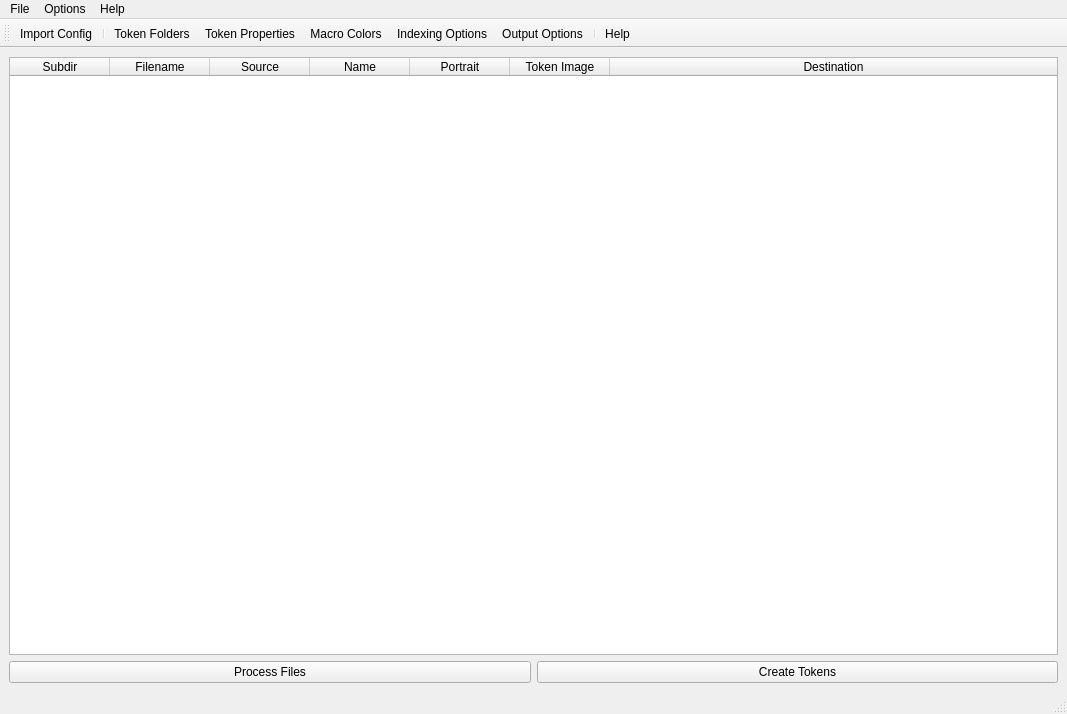
<?xml version="1.0" encoding="UTF-8"?>
<ui version="4.0">
 <class>mainWindow</class>
 <widget class="QMainWindow" name="mainWindow">
  <property name="geometry">
   <rect>
    <x>0</x>
    <y>0</y>
    <width>1067</width>
    <height>714</height>
   </rect>
  </property>
  <property name="windowTitle">
   <string>MainWindow</string>
  </property>
  <property name="windowIcon">
   <iconset resource="icons.qrc">
    <normaloff>:/icons/hl2mt.png</normaloff>:/icons/hl2mt.png</iconset>
  </property>
  <widget class="QWidget" name="centralwidget">
   <layout class="QGridLayout" name="gridLayout">
    <item row="1" column="0">
     <widget class="QPushButton" name="processButton">
      <property name="text">
       <string>Process Files</string>
      </property>
      <property name="iconSize">
       <size>
        <width>32</width>
        <height>32</height>
       </size>
      </property>
     </widget>
    </item>
    <item row="1" column="1">
     <widget class="QPushButton" name="createButton">
      <property name="text">
       <string>Create Tokens</string>
      </property>
      <property name="iconSize">
       <size>
        <width>32</width>
        <height>32</height>
       </size>
      </property>
     </widget>
    </item>
    <item row="0" column="0" colspan="2">
     <widget class="QTableWidget" name="tableWidget">
      <attribute name="horizontalHeaderStretchLastSection">
       <bool>true</bool>
      </attribute>
      <column>
       <property name="text">
        <string>Subdir</string>
       </property>
      </column>
      <column>
       <property name="text">
        <string>Filename</string>
       </property>
      </column>
      <column>
       <property name="text">
        <string>Source</string>
       </property>
      </column>
      <column>
       <property name="text">
        <string>Name</string>
       </property>
      </column>
      <column>
       <property name="text">
        <string>Portrait</string>
       </property>
      </column>
      <column>
       <property name="text">
        <string>Token Image</string>
       </property>
      </column>
      <column>
       <property name="text">
        <string>Destination</string>
       </property>
      </column>
     </widget>
    </item>
   </layout>
  </widget>
  <widget class="QMenuBar" name="menubar">
   <property name="geometry">
    <rect>
     <x>0</x>
     <y>0</y>
     <width>1067</width>
     <height>29</height>
    </rect>
   </property>
   <widget class="QMenu" name="menuConfig">
    <property name="title">
     <string>File</string>
    </property>
    <addaction name="actionImport"/>
    <addaction name="actionSave"/>
    <addaction name="separator"/>
    <addaction name="actionExit"/>
   </widget>
   <widget class="QMenu" name="menuOptions">
    <property name="title">
     <string>Options</string>
    </property>
    <addaction name="actionFolders"/>
    <addaction name="actionProperties"/>
    <addaction name="actionColors"/>
    <addaction name="actionIndexing"/>
    <addaction name="actionOutput"/>
   </widget>
   <widget class="QMenu" name="menuHelp">
    <property name="title">
     <string>Help</string>
    </property>
    <addaction name="actionHelp"/>
    <addaction name="actionAbout"/>
   </widget>
   <addaction name="menuConfig"/>
   <addaction name="menuOptions"/>
   <addaction name="menuHelp"/>
  </widget>
  <widget class="QStatusBar" name="statusbar"/>
  <widget class="QToolBar" name="toolBar">
   <property name="windowTitle">
    <string>toolBar</string>
   </property>
   <property name="toolButtonStyle">
    <enum>Qt::ToolButtonTextUnderIcon</enum>
   </property>
   <attribute name="toolBarArea">
    <enum>TopToolBarArea</enum>
   </attribute>
   <attribute name="toolBarBreak">
    <bool>false</bool>
   </attribute>
   <addaction name="actionImport"/>
   <addaction name="separator"/>
   <addaction name="actionFolders"/>
   <addaction name="actionProperties"/>
   <addaction name="actionColors"/>
   <addaction name="actionIndexing"/>
   <addaction name="actionOutput"/>
   <addaction name="separator"/>
   <addaction name="actionHelp"/>
  </widget>
  <action name="actionProperties">
   <property name="icon">
    <iconset resource="icons.qrc">
     <normaloff>:/icons/user.png</normaloff>:/icons/user.png</iconset>
   </property>
   <property name="text">
    <string>Token Properties</string>
   </property>
   <property name="shortcut">
    <string>Ctrl+P</string>
   </property>
   <property name="iconVisibleInMenu">
    <bool>true</bool>
   </property>
  </action>
  <action name="actionOutput">
   <property name="icon">
    <iconset resource="icons.qrc">
     <normaloff>:/icons/pencil.png</normaloff>:/icons/pencil.png</iconset>
   </property>
   <property name="text">
    <string>Output Options</string>
   </property>
   <property name="toolTip">
    <string>Token Output Options</string>
   </property>
   <property name="shortcut">
    <string>Ctrl+O</string>
   </property>
   <property name="iconVisibleInMenu">
    <bool>true</bool>
   </property>
  </action>
  <action name="actionColors">
   <property name="icon">
    <iconset resource="icons.qrc">
     <normaloff>:/icons/colors.png</normaloff>:/icons/colors.png</iconset>
   </property>
   <property name="text">
    <string>Macro Colors</string>
   </property>
   <property name="toolTip">
    <string>Token Macro Colors</string>
   </property>
   <property name="shortcut">
    <string>Ctrl+C</string>
   </property>
   <property name="iconVisibleInMenu">
    <bool>true</bool>
   </property>
  </action>
  <action name="actionIndexing">
   <property name="icon">
    <iconset resource="icons.qrc">
     <normaloff>:/icons/database_add.png</normaloff>:/icons/database_add.png</iconset>
   </property>
   <property name="text">
    <string>Indexing Options</string>
   </property>
   <property name="toolTip">
    <string>Token Indexing Options</string>
   </property>
   <property name="shortcut">
    <string>Ctrl+I</string>
   </property>
   <property name="iconVisibleInMenu">
    <bool>true</bool>
   </property>
  </action>
  <action name="actionImport">
   <property name="icon">
    <iconset resource="icons.qrc">
     <normaloff>:/icons/import.png</normaloff>:/icons/import.png</iconset>
   </property>
   <property name="text">
    <string>Import Config</string>
   </property>
   <property name="toolTip">
    <string>Import Config</string>
   </property>
   <property name="shortcut">
    <string>Ctrl+F</string>
   </property>
   <property name="iconVisibleInMenu">
    <bool>true</bool>
   </property>
  </action>
  <action name="actionSave">
   <property name="icon">
    <iconset resource="icons.qrc">
     <normaloff>:/icons/export.png</normaloff>:/icons/export.png</iconset>
   </property>
   <property name="text">
    <string>Save Config As...</string>
   </property>
   <property name="shortcut">
    <string>Ctrl+S</string>
   </property>
   <property name="iconVisibleInMenu">
    <bool>true</bool>
   </property>
  </action>
  <action name="actionFolders">
   <property name="icon">
    <iconset resource="icons.qrc">
     <normaloff>:/icons/folder.png</normaloff>:/icons/folder.png</iconset>
   </property>
   <property name="text">
    <string>Token Folders</string>
   </property>
   <property name="toolTip">
    <string>Select Token Folders</string>
   </property>
   <property name="shortcut">
    <string>Ctrl+T</string>
   </property>
   <property name="iconVisibleInMenu">
    <bool>true</bool>
   </property>
  </action>
  <action name="actionAbout">
   <property name="icon">
    <iconset resource="icons.qrc">
     <normaloff>:/icons/info.png</normaloff>:/icons/info.png</iconset>
   </property>
   <property name="text">
    <string>About</string>
   </property>
   <property name="toolTip">
    <string>About hl2mt</string>
   </property>
   <property name="iconVisibleInMenu">
    <bool>true</bool>
   </property>
  </action>
  <action name="actionExit">
   <property name="text">
    <string>Exit</string>
   </property>
   <property name="shortcut">
    <string>Ctrl+X</string>
   </property>
  </action>
  <action name="actionHelp">
   <property name="icon">
    <iconset resource="icons.qrc">
     <normaloff>:/icons/help_book.png</normaloff>:/icons/help_book.png</iconset>
   </property>
   <property name="text">
    <string>Help</string>
   </property>
   <property name="shortcut">
    <string>Ctrl+H</string>
   </property>
   <property name="iconVisibleInMenu">
    <bool>true</bool>
   </property>
  </action>
 </widget>
 <resources>
  <include location="icons.qrc"/>
 </resources>
 <connections/>
</ui>
